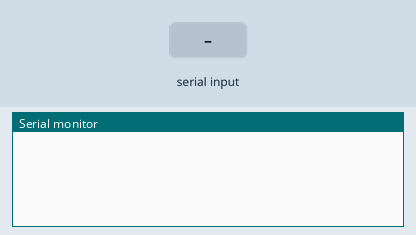
Recording of a sketch running on a simulated ESP8266 (NodeMCU). Shown: the last lines printed to the serial monitor. The inputs (shaded band) are chosen by the test bench. WiFi joins after 1.5 s; servers stay silent unless stated; web services answer with replies made up by the test bench.

Above: at 4.7 s.
4.8 s: "temp1\n" received over Serial
At 5.6 s:
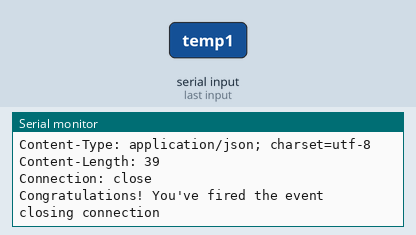
6.3 s: "1\n" received over Serial
At 6.46 s:
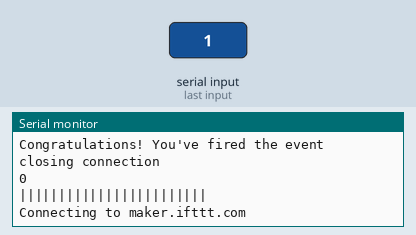

The sketch:

regData.ino
```cpp
/*
 * Rui Santos
 * Complete Project Details https://randomnerdtutorials.com
 */

#ifdef ESP32
  #include <WiFi.h>
#else
  #include <ESP8266WiFi.h>
#endif

#include <Wire.h>


// Replace with your SSID and Password
const char* ssid     = "Kamensky";
const char* password = "12345678";

// Replace with your unique IFTTT URL resource
const char* resource = "/trigger/newDataReceived/with/key/dUMQdhnqWMG9SynemYKAAH";

// How your resource variable should look like, but with your own API KEY (that API KEY below is just an example):
//const char* resource = "/trigger/bme280_readings/with/key/nAZjOphL3d-ZO4N3k64-1A7gTlNSrxMJdmqy3";

// Maker Webhooks IFTTT
const char* server = "maker.ifttt.com";

// Time to sleep
uint64_t uS_TO_S_FACTOR = 1000000;  // Conversion factor for micro seconds to seconds
// sleep for 30 minutes = 1800 seconds
uint64_t TIME_TO_SLEEP = 5;

boolean dataSend = false;

String c;

String dataToSend = "";

String temp1 = "";
String temp2 = "";
String speedValue = "";
String dose = "";
String threshold = "";
String injection = "";
String fill = "";
String holder = "";
String error = "";


void setup() {
  Serial.begin(19200);
  delay(2000);

  initWifi();


//  #ifdef ESP32
//    // enable timer deep sleep
//    esp_sleep_enable_timer_wakeup(TIME_TO_SLEEP * uS_TO_S_FACTOR);
//    Serial.println("Going to sleep now");
//    // start deep sleep for 3600 seconds (60 minutes)
//    esp_deep_sleep_start();
//  #else
//    // Deep sleep mode for 3600 seconds (60 minutes)
//    Serial.println("Going to sleep now");
//    ESP.deepSleep(TIME_TO_SLEEP * uS_TO_S_FACTOR);
//  #endif
}

void loop() {
  if(Serial.available()>0){
  dataToSend = "";
  c = Serial.readStringUntil('\n');
  int beginningOfMessage = c.indexOf("temp1");
  c.remove(0,beginningOfMessage);
  Serial.println(c.length());
// if(c.length() == 106){
temp1 = c.substring(6,11);
temp2 = c.substring(17,22);
speedValue = c.substring(28,32);
dose = c.substring(37,41);
threshold = c.substring(51,55);
injection = c.substring(65,69);
fill = c.substring(74,78);
holder = c.substring(85,91);
error = c.substring(97,105);

dataToSend = temp1;
dataToSend += "|||";
dataToSend += temp2;
dataToSend += "|||";
dataToSend += speedValue;
dataToSend += "|||";
dataToSend += dose;
dataToSend += "|||";
dataToSend += threshold;
dataToSend += "|||";
dataToSend += injection;
dataToSend += "|||";
dataToSend += fill;
dataToSend += "|||";
dataToSend += holder;
dataToSend += "|||";
dataToSend += error;
Serial.println(dataToSend);
 // }
//  Serial.println(c.length());
  makeIFTTTRequest();
  }
}

// Establish a Wi-Fi connection with your router
void initWifi() {
//  Serial.print("Connecting to: ");
//  Serial.print(ssid);
  WiFi.begin(ssid, password);

//  int timeout = 10 * 4; // 10 seconds
  while(WiFi.status() != WL_CONNECTED) {
    delay(250);
//    Serial.print(".");
  }
//  Serial.println("");

  if(WiFi.status() != WL_CONNECTED) {
     Serial.println("Failed to connect, going back to sleep");
  }

//  Serial.print("WiFi connected in: ");
//  Serial.print(millis());
//  Serial.print(", IP address: ");
//  Serial.println(WiFi.localIP());
}

// Make an HTTP request to the IFTTT web service
void makeIFTTTRequest() {
  Serial.print("Connecting to ");
  Serial.print(server);

  WiFiClient client;
  int retries = 5;
  while(!!!client.connect(server, 80) && (retries-- > 0)) {
    Serial.print(".");
  }
  Serial.println();
  if(!!!client.connected()) {
    Serial.println("Failed to connect...");
  }

  Serial.print("Request resource: ");
  Serial.println(resource);
  Serial.println(dataToSend);
  // Temperature in Celsius
  String jsonObject = String("{\"value1\":\"") + dataToSend + "\"}";

  // Comment the previous line and uncomment the next line to publish temperature readings in Fahrenheit
  /*String jsonObject = String("{\"value1\":\"") + (1.8 * bme.readTemperature() + 32) + "\",\"value2\":\""
                      + (bme.readPressure()/100.0F) + "\",\"value3\":\"" + bme.readHumidity() + "\"}";*/

  client.println(String("POST ") + resource + " HTTP/1.1");
  client.println(String("Host: ") + server);
  client.println("Connection: close\r\nContent-Type: application/json");
  client.print("Content-Length: ");
  client.println(jsonObject.length());
  client.println();
  client.println(jsonObject);

  int timeout = 5 * 10; // 5 seconds
  while(!!!client.available() && (timeout-- > 0)){
    delay(100);
  }
  if(!!!client.available()) {
    Serial.println("No response...");
  }
  while(client.available()){
    Serial.write(client.read());
  }

  Serial.println("\nclosing connection");
  client.stop();
}
```

Measured:
- after the input at 4.8 s, the serial monitor: prints a new line at once (image 1)
- after the input at 6.3 s, the serial monitor: prints a new line at once (image 2)
